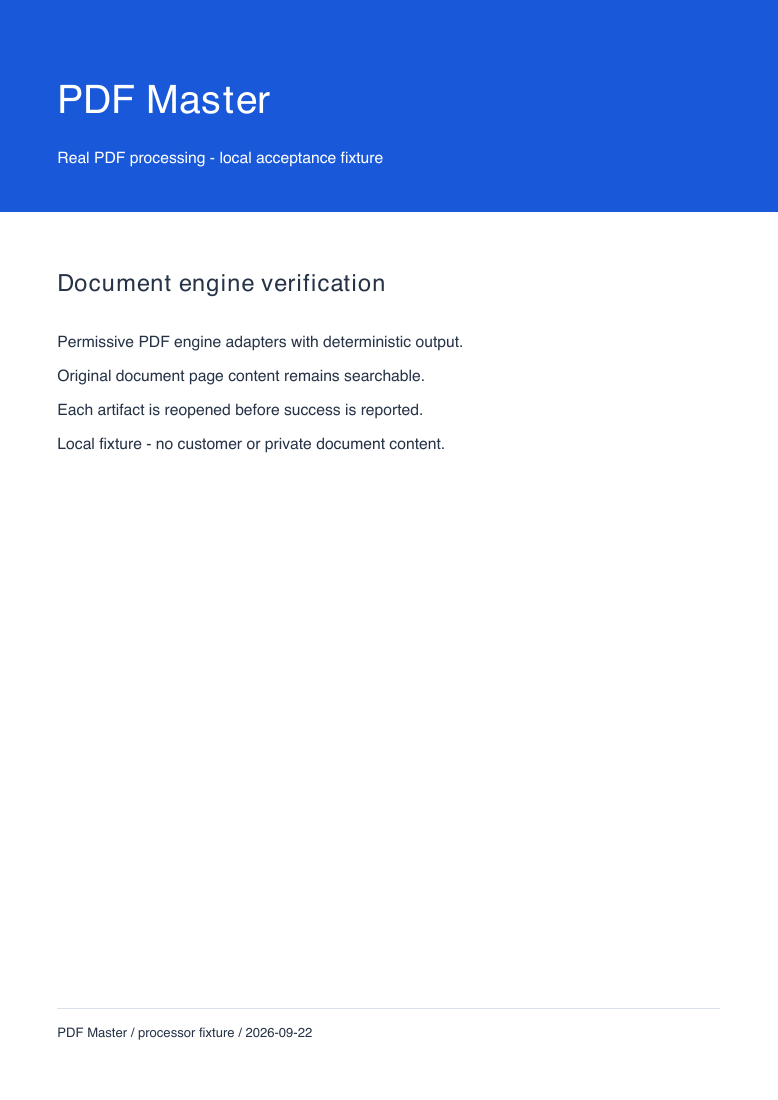
#> input picture processors/evidence/sample-merged.png, 778 x 1100 px; its folder holds only this picture in this run
$ python -i detect.py   (imports and definitions only)
#> lines starting #> are read from the running program, lines starting #| are printed output that depends on the picture
### processors/scanner/aligner.py
"""DocAligner's two ONNX models, run directly.

DocAligner (Apache-2.0, github.com/DocsaidLab/DocAligner) ships a heatmap
model that finds the page corners (fastvit_sa24) and a point model whose
has_obj output scores whether a document is present. Its pip package and its
capybara dependency download the weights from Google Drive on first use, pull
in a GPU runtime on Linux and fetch a font on import; this module runs the
same weight files, pinned by hash in models.json, with the preprocessing
copied from the package: a bilinear resize to 256x256, CHW, float32 / 255.
"""
import cv2
import numpy as np

from .shadows import session

HEATMAP = 'fastvit_sa24_h_e_bifpn_256_fp32'
POINT = 'lcnet050_p_multi_decoder_l3_d64_256_fp32'


class Model:
    """One DocAligner network; ``model(img=...)`` returns its outputs by name."""

    img_size_infer = (256, 256)

    def __init__(self, name):
        self.session = session(name)
        self.outputs = [output.name for output in self.session.get_outputs()]

    def model(self, **inputs):
        return dict(zip(self.outputs, self.session.run(self.outputs, inputs)))


# [6 lines left out: function preprocess, not called in this run]

### processors/scanner/shadows.py
"""Stage 4: remove shadows and uneven lighting from the flat page with GC-Net (ONNX, CPU).

GC-Net is the shading-estimation half of GCDRNet: it predicts the page's
shading map directly. It runs on a reduced copy of the page; its output is
turned into an illumination map (input / output), smoothed, upsampled and
divided out of the full-resolution page, so the result keeps all the page's
detail at a fraction of the cost. This is how GCDRNet's own inference applies
its model to large images. A final gain per channel makes the paper white.

This module also holds the shared ONNX Runtime setup (model folder, threads,
sessions) used by every stage.
"""
import os
from pathlib import Path

import cv2
import numpy as np
import onnxruntime as ort

# Model files: the folder named by SCANNER_MODELS (the image build fetches
# them there, pinned in models.json). A model missing there is also looked
# for in the package's models/ folder, which ships text_sr_x3.onnx.
BUNDLED = Path(__file__).resolve().parent / 'models'
MODELS = Path(os.environ.get('SCANNER_MODELS') or BUNDLED)
# Long side the model sees, chosen from the measured CPU cost: GC-Net takes
# ~60 ms at 1024 px on an M2 Pro. Its input sides must be multiples of 32.
SIZE = 1024
STRIDE = 32
_sessions = {}


# [18 lines left out: functions threads, options, not called in this run]


def session(name):
    """The ONNX Runtime session for ``models/<name>.onnx``, loaded once."""
    if name not in _sessions:
        path = MODELS / f'{name}.onnx'
        if not path.is_file() and (BUNDLED / f'{name}.onnx').is_file():
            path = BUNDLED / f'{name}.onnx'
        if not path.is_file():
            raise FileNotFoundError(f'Scanner model {path} is missing: run scripts/fetch_scanner_models.py '
                                    'and point SCANNER_MODELS at its folder.')
        _sessions[name] = ort.InferenceSession(str(path), options(), providers=['CPUExecutionProvider'])
    return _sessions[name]


def _tensor(bgr):
    return (bgr.astype(np.float32) / 255).transpose(2, 0, 1)[None].astype(np.float32)


def _image(tensor):
    return np.clip(tensor[0].astype(np.float32).transpose(1, 2, 0), 0, 1)


# [23 lines left out: functions predict, remove_shadows, not called in this run]


def whiten_paper(page):
    """One gain per channel that makes the paper neutral white (245)."""
    return np.clip(page.astype(np.float32) * (245 / paper_colour(page.astype(np.float32))), 0, 255).astype(np.uint8)


# [5 lines left out: function paper_colour, not called in this run]

### processors/scanner/detect.py
"""Stage 1: find the page in a photo with DocAligner and tuned rules.

DocAligner (Apache-2.0, github.com/DocsaidLab/DocAligner) predicts a heatmap
per page corner. On top of it: the photo is padded to a square instead of
squashed, every convex outline from the corner hot spots is ranked by its
weakest corner, a margin view places corners the photo cut off, a zoomed
grid search finds small distant pages, a larger outline wins when it extends
onto the same paper (folds, cut-off corners), and a second, zoomed-in look
sharpens the corners. The networks run through aligner.py.
"""
import cv2
import numpy as np

from . import aligner

# The model looks at a 256x256 image; feeding it a ~1024 px copy gives the
# same corners as the full 12 MP photo at a fraction of the cost.
DETECT_SIDE = 1024
# Room around the photo, as a share of its long side, for cut-off corners.
MARGIN = 0.25
# Room around the page on the zoomed-in second pass, as a share of its size.
REFINE_MARGIN = 0.12
# Weakest-corner confidence needed to call it a page (tuned on a labelled benchmark).
MIN_CONFIDENCE = 0.5
# A larger outline around the chosen one wins (a fold, a cut-off corner) when
# it is at most this much less confident and the extra area is the same
# paper: median colour of the brighter half within this Lab distance. A
# receipt lying on a red sheet must not grow onto the sheet.
GROW_SLACK = 0.4
SAME_PAPER = 18
# Lightness counts this much in that distance: a shadow darkens part of the
# sheet without changing its colour (a hand-held page with a shaded third:
# that third is 32 L darker, same a/b, so the outline cut diagonally through
# the text). On the dev images where grow has a choice, 0.4 gives 82/95 good
# outlines instead of 72 (tune) and 59/83 instead of 51 (check).
PAPER_LIGHTNESS_WEIGHT = 0.4
# The margin view finds pages the plain view misses, but it also outlines
# ordinary photos with a dark or light band along their edges. It is used
# only when DocAligner's presence model (point model's has_obj, on the plain
# photo) says a document is likely: photos without one score a median 0.007.
# 0.3, not 0.5: real bent pages held in a hand score 0.3-0.5 (one such page
# 0.44, its JPEG re-saves and resizes 0.30-0.57). On the dev set's held-out
# half 0.3 gives +0.6 points of good outlines for 0.3% more false alarms;
# padding the photo to a square instead raised false alarms 50%.
MARGIN_PRESENCE = 0.3
# Last resort for a small, distant page: zoomed windows of this share of the
# photo, accepted only at this confidence (empty photos rarely reach it).
GRID_WINDOW = 0.55
GRID_CONFIDENCE = 0.85
# Shape limits for a photographed page. Labelled pages measured 64-141 deg
# corners and opposite sides within 0.51x; the limits leave a wide margin and
# only reject outlines whose corners collapsed onto each other.
ANGLE_RANGE = (50, 150)
MIN_SIDE_RATIO = 0.4
_MODEL = None


def model():
    """DocAligner's heatmap model (fastvit_sa24), loaded once."""
    global _MODEL
    if _MODEL is None:
        _MODEL = aligner.Model(aligner.HEATMAP)
    return _MODEL


def detect(bgr):
    """The page's four corners in full-resolution pixels (float32, 4x2), or None."""
    detector = model()
    height, width = bgr.shape[:2]
    scale = min(1.0, DETECT_SIDE / max(height, width))
    small = cv2.resize(bgr, (max(1, round(width * scale)), max(1, round(height * scale))),
                       interpolation=cv2.INTER_AREA) if scale < 1 else bgr
    # The model sees a square 256x256 input. Squashing a tall phone photo into
    # it distorts the page enough to miss it, so pad to a square instead. The
    # plain view leads; the margin view, which can place a corner the photo
    # cut off, backs it up only when a document is likely.
    h, w = small.shape[:2]
    plain = window_quads(detector, small, w / 2, h / 2, max(h, w))
    margin = (window_quads(detector, small, w / 2, h / 2, max(h, w) * (1 + 2 * MARGIN))
              if presence(small) >= MARGIN_PRESENCE else [])
    for options in (plain, margin):
        if options and options[0][1] >= MIN_CONFIDENCE:
            points = grow(small, options[0][0], options[0][1], plain + margin)
            break
    else:
        options = grid_search(detector, small)
        if not options:
            return None
        points = options[0][0]
    # Second look, zoomed onto the page, so it fills the model's view and
    # the corners land within a few pixels instead of a few dozen.
    low, high = points.min(axis=0), points.max(axis=0)
    center = (low + high) / 2
    options = window_quads(detector, small, *center, max(high - low) * (1 + 2 * REFINE_MARGIN))
    limit = max(high - low) * .15
    moves = [np.linalg.norm(quad - points, axis=1).max() for quad, _ in options]
    # When the top outline jumps away (a cut-off corner snapping to where
    # the page edge leaves the photo), the nearest confident one still
    # sharpens the corners. Dev set: 11 of 13 changed outlines better.
    close = [i for i, (_, confidence) in enumerate(options) if moves[i] < limit
             and (i == 0 or confidence >= MIN_CONFIDENCE)]
    if close:
        points = options[0][0] if close[0] == 0 else options[min(close, key=lambda i: moves[i])][0]
    return points / scale


_PRESENCE = None


# [26 lines left out: functions presence_model, presence, grow, not called in this run]


def contains(outer, inner):
    inside, _ = cv2.intersectConvexConvex(np.float32(outer), np.float32(inner))
    return inside >= cv2.contourArea(inner) * .95


# [137 lines left out: functions same_paper, paper_colour, grid_search, window_quads, corner_candidates, quad_options and 3 more, not called in this run]

>>> import cv2
>>> picture = cv2.imread('../evidence/sample-merged.png', cv2.IMREAD_GRAYSCALE)
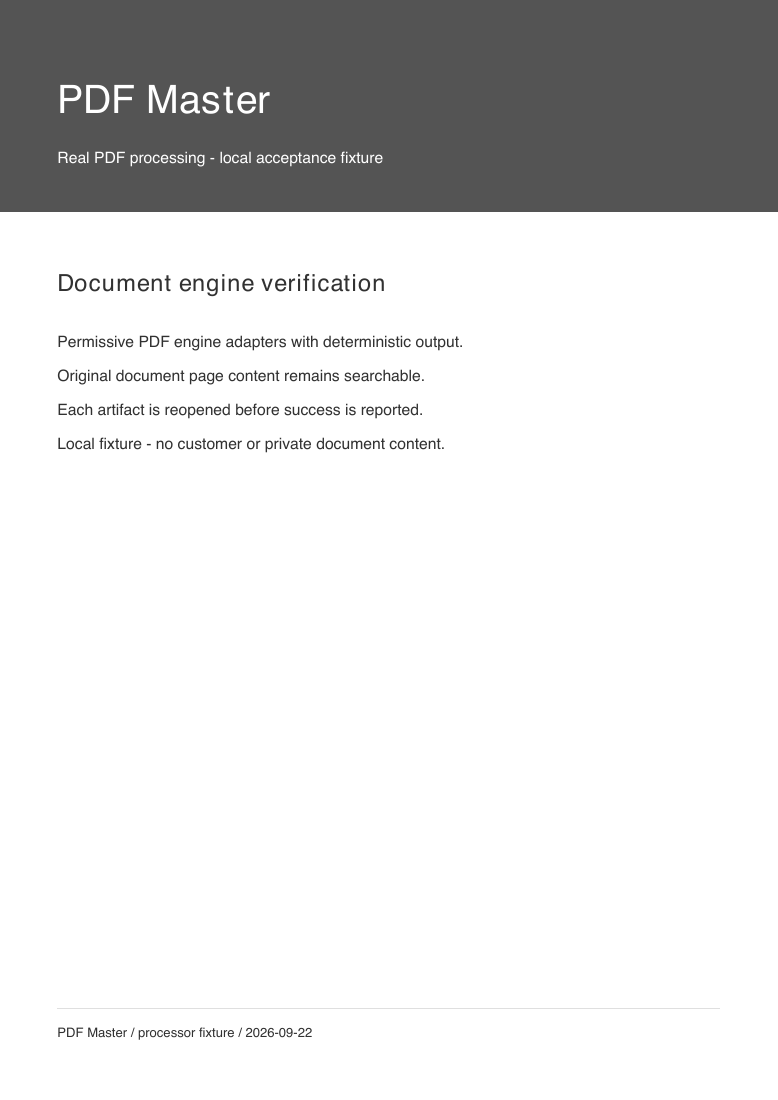
#> picture: shape (1100, 778); min 49, max 255, mean 220.9
>>> result = detect(picture)
#> (the run stopped early here; a loop or call above may not have finished)
